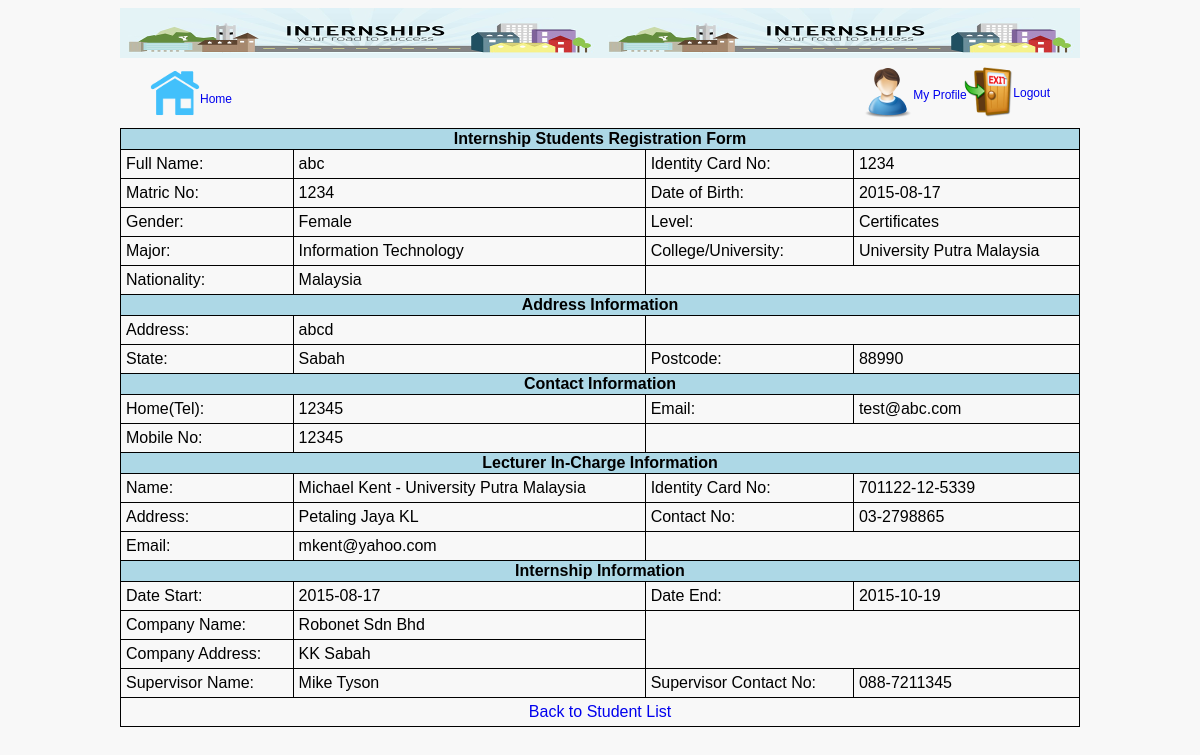
/student_view.php?view=2 (signed in), run on the app's committed database.
### tables this page shows
CREATE TABLE IF NOT EXISTS `students` (
  `id` int(11) NOT NULL AUTO_INCREMENT,
  `id_supervisor` int(11) NOT NULL,
  `id_lecturer` int(11) NOT NULL,
  `username` varchar(50) NOT NULL,
  `password` varchar(50) NOT NULL,
  `fullName` text NOT NULL,
  `ic_no` varchar(20) NOT NULL,
  `matric_no` varchar(20) NOT NULL,
  `dob` date NOT NULL,
  `gender` varchar(20) NOT NULL,
  `major` varchar(50) NOT NULL,
  `level` varchar(30) NOT NULL,
  `university` text NOT NULL,
  `nationality` varchar(20) NOT NULL,
  `stu_address` text NOT NULL,
  `state` varchar(50) NOT NULL,
  `postcode` varchar(10) NOT NULL,
  `homeTel` varchar(15) NOT NULL,
  `email` varchar(50) NOT NULL,
  `mobileNo` varchar(15) NOT NULL,
  `date_start` date NOT NULL,
  `date_end` date NOT NULL,
  `DT_CREATE` datetime NOT NULL,
  `IDENT` varchar(30) DEFAULT NULL,
  PRIMARY KEY (`id`)
);

CREATE TABLE IF NOT EXISTS `major` (
  `id` int(11) NOT NULL AUTO_INCREMENT,
  `appellation` text NOT NULL,
  `DT_CREATE` datetime NOT NULL,
  `IDENT` varchar(50) NOT NULL,
  PRIMARY KEY (`id`)
);

CREATE TABLE IF NOT EXISTS `institute` (
  `id` int(11) NOT NULL AUTO_INCREMENT,
  `appellation` text NOT NULL,
  `DT_CREATE` datetime NOT NULL,
  `IDENT` varchar(50) NOT NULL,
  PRIMARY KEY (`id`)
);

CREATE TABLE IF NOT EXISTS `state` (
  `id` int(11) NOT NULL AUTO_INCREMENT,
  `appellation` text NOT NULL,
  `DT_CREATE` datetime NOT NULL,
  `IDENT` varchar(50) NOT NULL,
  PRIMARY KEY (`id`)
);

CREATE TABLE IF NOT EXISTS `lecturers` (
  `id` int(11) NOT NULL AUTO_INCREMENT,
  `username` varchar(50) NOT NULL,
  `password` varchar(50) NOT NULL,
  `fullName` text NOT NULL,
  `ic` varchar(20) NOT NULL,
  `gender` varchar(20) NOT NULL,
  `nationality` varchar(30) NOT NULL,
  `university` text NOT NULL,
  `address` text NOT NULL,
  `state` varchar(50) NOT NULL,
  `postcode` varchar(15) NOT NULL,
  `officeNo` varchar(15) NOT NULL,
  `email` text NOT NULL,
  `mobileNo` varchar(15) NOT NULL,
  `DT_CREATE` datetime NOT NULL,
  `IDENT` varchar(50) NOT NULL,
  PRIMARY KEY (`id`)
);

CREATE TABLE IF NOT EXISTS `supervisors` (
  `id` int(11) NOT NULL AUTO_INCREMENT,
  `username` varchar(50) NOT NULL,
  `password` varchar(50) NOT NULL,
  `fullName` text NOT NULL,
  `ic` varchar(20) NOT NULL,
  `position` varchar(50) NOT NULL,
  `gender` varchar(30) NOT NULL,
  `nationality` varchar(50) NOT NULL,
  `compName` text NOT NULL,
  `address` text NOT NULL,
  `state` varchar(50) NOT NULL,
  `postcode` varchar(20) NOT NULL,
  `officeNo` varchar(15) NOT NULL,
  `email` text NOT NULL,
  `mobileNo` varchar(15) NOT NULL,
  `DT_CREATE` datetime NOT NULL,
  `IDENT` varchar(30) NOT NULL,
  PRIMARY KEY (`id`)
);

### student_view.php (the view, shortened to what this page needs)
<?php
require_once('inc/connect.php');
$id_edit = $_GET['view'];
$query = "SELECT * FROM students
		  WHERE id = '$id_edit'";
$result = mysqli_query($con, $query);
$row = mysqli_fetch_array($result);
	$id_supervisor = $row['id_supervisor'];
	$id_lecturer = $row['id_lecturer'];
	$fullName = $row['fullName'];
	$ic = $row['ic_no'];
	$matricNo = $row['matric_no'];
	$dob = $row['dob'];
	$gender = $row['gender'];
	$major = $row['major'];
	$level = $row['level'];
	$university = $row['university'];
	$nationality = $row['nationality'];
	$student_add = $row['stu_address'];
	$state = $row['state'];
	$postcode = $row['postcode'];
	$homeT = $row['homeTel'];
	$email = $row['email'];
	$mobileT = $row['mobileNo'];
	$date_start = $row['date_start'];
	$date_end = $row['date_end'];
$query2 = "SELECT * FROM supervisors
           WHERE id = '$id_supervisor'";
$result2 = mysqli_query($con, $query2);
$row2 = mysqli_fetch_array($result2);
$s_fullName = $row2['fullName'];
$compAddress = $row2['address'];
$s_contact = $row2['officeNo'];
$query3 = "SELECT * FROM lecturers
		   WHERE id = '$id_lecturer'";
$result3 = mysqli_query($con, $query3);
$row3 = mysqli_fetch_array($result3);
$l_ic = $row3['ic'];
$l_address= $row3['address'];
$l_contact = $row3['officeNo'];
$l_email = $row3['email'];
?>
<!DOCTYPE html PUBLIC "-//W3C//DTD XHTML 1.0 Strict//EN" "http://www.w3.org/TR/xhtml1/DTD/xhtml1-strict.dtd">
<html xmlns="http://www.w3.org/1999/xhtml" xml:lang="en" lang="en">
<head>
<link rel="stylesheet" href="css/style.css">
</head>
<body>
	<div id="SiteBody">
		<div id="header-form"></div>
		<div id="nav-left">
			<a href="menu.php" class="link"><img src="/eintern/images/home.png" alt="home">
				<div class="title-left">
					Home
				</div>
			</a>
		</div>
		<div id="nav-right">
			<a href="#" class="link"><img src="/eintern/images/profile.png" alt="profile" class="profile">
				<div class="title-med">My Profile</div>
			</a>
			<a href="logout.php" class="link"><img src="/eintern/images/logout.png" alt="logout" class="logout">
				<div class="title-right">Logout</div>
			</a>
		</div>
		<div id="container">
			<form method = "post" action = "<?php echo "student_update.php?edit=$id_edit"; ?>">
				<table>
					<th colspan = "4">Internship Students Registration Form</th>
					<tr>
						<td>Full Name:</td>
						<td><?php echo $fullName; ?></td>
						<td>Identity Card No:</td>
						<td><?php echo $ic; ?></td>
					</tr>
					<tr>
						<td>Matric No:</td>
						<td><?php echo $matricNo; ?></td>
						<td>Date of Birth:</td>
						<td><?php echo $dob; ?></td>
					</tr>
					<tr>
						<td>Gender:</td>
						<td><?php if($gender == 1) { echo 'Male'; } else { echo 'Female'; } ?> </td>
						<td>Level:</td>
						<td>
							<?php if($level == 1) { echo 'Certificates'; }
								  elseif($level == 2) { echo 'Diploma'; }
								  elseif($level == 3) { echo 'Degree'; }
								  elseif($level == 4) { echo 'Master'; }
								  else { echo 'Phd'; }
							?>
						</td>
					</tr>
					<tr>
						<td>Major:</td>
						<td>
							<?php
								$major_query = "SELECT * FROM major";
								$result = mysqli_query($con, $major_query);
								while($row = mysqli_fetch_array($result))
								{
									if($major == $row['id'])
									echo $row['appellation'];
								}
							?>
						</td>
						<td>College/University:</td>
						<td>
							<?php
								$uni_query = "SELECT * FROM institute";
								$result = mysqli_query($con, $uni_query);
								while($row = mysqli_fetch_array($result))
								{
									if($university == $row['id'])
									echo $row['appellation'];
								}
							?>
						</td>
					</tr>
					<tr>
						<td>Nationality:</td>
						<td><?php echo $nationality; ?></td>
						<td colspan="2">&nbsp;</td>
					</tr>
					<th colspan = "4">Address Information</td>
					<tr>
						<td>Address:</td>
						<td><?php echo $student_add; ?></td>
						<td colspan="2">&nbsp;</td>
					</tr>
					<tr>
						<td>State:</td>
						<td>
							<?php
									$state_query = "SELECT * FROM state";
									$result = mysqli_query($con, $state_query);
									while($row = mysqli_fetch_array($result))
									{
										if($state == $row['id'])
										echo $row['appellation'];
									}
								?>
							</td>
						<td>Postcode:</td>
						<td><?php echo $postcode; ?></td>
					</tr>
					<th colspan="4">Contact Information</th>
					<tr>
						<td>Home(Tel):</td>
						<td><?php echo $homeT; ?></td>
						<td>Email:</td>
						<td><?php echo $email; ?></td>
					</tr>
					<tr>
						<td>Mobile No:</td>
						<td><?php echo $mobileT; ?></td>
						<td colspan="2">&nbsp;</td>
					</tr>
					<th colspan="4">Lecturer In-Charge Information</th>
					<tr>
						<td>Name:</td>
						<td>
							<?php
								$sql = mysqli_query($con, "SELECT l.id, l.fullName, l.university, i.appellation
														   FROM lecturers AS l
														   INNER JOIN institute AS i
														   ON l.university = i.id");
								while($row = mysqli_fetch_array($sql)) {
									if($id_lecturer == $row['id'])
									echo $row['fullName'].' - '.$row['appellation'];
								}
							?>
						</td>
						<td>Identity Card No:</td>
						<td><?php echo $l_ic; ?></td>
					</tr>
					<tr>
						<td>Address:</td>
						<td><?php echo $l_address; ?></td>
						<td>Contact No:</td>
						<td><?php echo $l_contact; ?></td>
					</tr>
					<tr>
						<td>Email:</td>
						<td><?php echo $l_email; ?></td>
					</tr>
					<th colspan="4">Internship Information</th>
					<tr>
						<td>Date Start:</td>
						<td><?php echo $date_start; ?></td>
						<td>Date End:</td>
						<td><?php echo $date_end; ?></td>
					</tr>
					<tr>
						<td>Company Name:</td>
						<td>
							<?php
								$sql = mysqli_query($con, "SELECT id, compName FROM supervisors");
								while($row = mysqli_fetch_array($sql)) {
									if($id_supervisor == $row['id'])
									echo $row['compName'];
								}
							?>
						</td>
						<td colspan="2" rowspan="2">&nbsp;</td>
					</tr>
					<tr>
						<td>Company Address:</td>
						<td><?php echo $compAddress; ?></td>
					</tr>
					<tr>
						<td>Supervisor Name:</td>
						<td><?php echo $s_fullName; ?></td>
						<td>Supervisor Contact No:</td>
						<td><?php echo $s_contact; ?></td>
					</tr>
					<tr>
						<td colspan="4" align="center">
							<a href="student_list.php">Back to Student List</a>
						</td>
					</tr>
				</table>
			</form>
		</div>
	</div>
</body>
</html>

### css/style.css (style rules this page uses)
body { font-family:Arial, Helvetica, sans-serif; background:#F8F8F8; }
#SiteBody { width:960px; margin: 0 auto; min-width:300px; max-width:2000px; }
table { border-collapse: collapse; width:100%; margin-top:70px; }
table, th, td { border:1px solid black; }
th { background:lightblue; }
td { padding:5px; }
.title-left { font-size:12px; margin-left:50px; margin-top:-30px; }
.title-med { font-size:12px; margin-left:50px; margin-top:20px; }
.title-right { font-size:12px; margin-left:150px; margin-top:-35px; }
img.profile { position:absolute; }
img.logout { margin-left:100px; margin-top:-35px; }
a:link { text-decoration:none; }
#header-form { width:960px; height:50px; background:lightblue; background-image:url("../images/banner2.png"); }
#nav-left { height:50px; float:left; margin-top:10px; margin-left:30px; }
#nav-right { height:50px; margin-top:10px; float:right; margin-right:30px; }

### data on the page
students: fullName "abc", ic_no "1234", matric_no "1234", dob "2015-08-17", nationality "Malaysia", stu_address "abcd", postcode "88990", homeTel "12345", email "test@abc.com", mobileNo "12345", date_start "2015-08-17", date_end "2015-10-19"
major: appellation "Information Technology"
institute: appellation "University Putra Malaysia"
state: appellation "Sabah"
lecturers: fullName "Michael Kent", institute.appellation "University Putra Malaysia", ic "701122-12-5339", address "Petaling Jaya KL", officeNo "03-2798865", email "mkent@yahoo.com"
supervisors: compName "Robonet Sdn Bhd", address "KK Sabah", fullName "Mike Tyson", officeNo "088-7211345"
